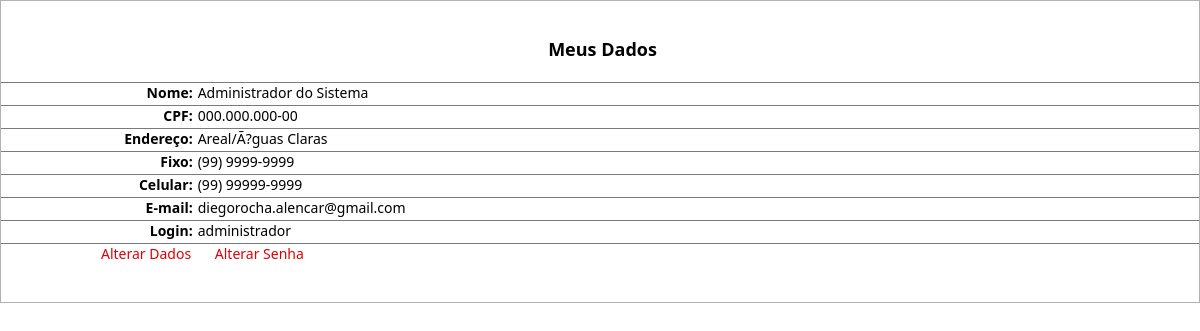
Before: /dados_usuario.php (signed in) with the older database file.
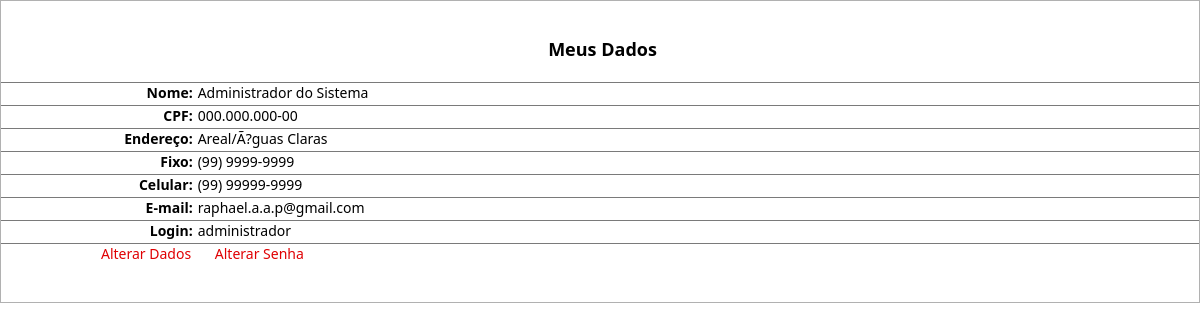
After: the same page with the newer database file.
### tables this page shows
CREATE TABLE `usuario` (
  `id_usuario` int(10) unsigned NOT NULL AUTO_INCREMENT,
  `nome_usuario` varchar(200) DEFAULT NULL,
  `cpf_usuario` varchar(14) DEFAULT NULL,
  `end_usuario` varchar(500) DEFAULT NULL,
  `fixo_usuario` varchar(14) DEFAULT NULL,
  `cel_usuario` varchar(15) DEFAULT NULL,
  `email_usuario` varchar(100) DEFAULT NULL,
  `tipo_usuario` varchar(13) NOT NULL,
  `login_usuario` varchar(100) DEFAULT NULL,
  `senha_usuario` varchar(10) DEFAULT NULL,
  PRIMARY KEY (`id_usuario`)
);

### processos/database.php (called while the page is built, shortened)
<?php
function DBRead ($table, $params = null, $fields = '*') {
	$params = ($params) ? " {$params}" : null;
		$query = "SELECT {$fields} FROM {$table}{$params}";
		$result = DBExecute($query);
		if (!mysqli_num_rows($result))
			return false;
		else {
			while ($res = mysqli_fetch_assoc($result)) {
				$data[] = $res;
			}
			return $data;
		}
}
function DBExecute($query){
	$link = DBConnect();
	$result = @mysqli_query($link, $query) or die (mysqli_error($link));
	return $result;
}
?>

### dados_usuario.php (the view, shortened to what this page needs)
<!doctype html>
<html>
<head>
<link href="css/style.css" rel="stylesheet" type="text/css">
<link rel="stylesheet" href="css/menu.css">
</head>
<body>
<?php
require 'processos/database.php';
$id = $_SESSION ["id_user"];
  $dados= DBRead ('usuario', "WHERE id_usuario = '$id'", 'nome_usuario, cpf_usuario, end_usuario, fixo_usuario, cel_usuario, email_usuario, login_usuario');
    foreach ($dados as $dd){
?>
<form action="#" method="post" onsubmit="return valida_form(this)">
<table border="0" cellpadding="0" cellspacing="0" class="table">
  <tbody>
    <tr>
      <td height="42" colspan="2" align="center" valign="top"><span class="titulo">Meus Dados</span></td>
    </tr>
    <tr>
      <td width="16%" align="right" style="border-bottom: 1px solid #7A7A7A; border-top: 1px solid #7A7A7A;"><b>Nome:</b></td>
      <td width="84%" style="border-bottom: 1px solid #7A7A7A; border-top: 1px solid #7A7A7A;"><?php echo $dd['nome_usuario']; ?></td>
    </tr>
    <tr>
      <td align="right" style="border-bottom: 1px solid #7A7A7A;"><b>CPF:</b></td>
      <td style="border-bottom: 1px solid #7A7A7A;"><?php echo $dd['cpf_usuario']; ?></td>
    </tr>
    <tr>
      <td align="right" style="border-bottom: 1px solid #7A7A7A;"><b>Endereço:</b></td>
      <td style="border-bottom: 1px solid #7A7A7A;"><?php echo $dd['end_usuario']; ?></td>
    </tr>
    <tr>
      <td align="right" style="border-bottom: 1px solid #7A7A7A;"><b>Fixo:</b></td>
      <td style="border-bottom: 1px solid #7A7A7A;"><?php echo $dd['fixo_usuario']; ?></td>
    </tr>
    <tr>
      <td align="right" style="border-bottom: 1px solid #7A7A7A;"><b>Celular:</b></td>
      <td style="border-bottom: 1px solid #7A7A7A;"><?php echo $dd['cel_usuario']; ?></td>
    </tr>
    <tr>
      <td align="right" style="border-bottom: 1px solid #7A7A7A;"><b>E-mail:</b></td>
      <td style="border-bottom: 1px solid #7A7A7A;"><?php echo $dd['email_usuario']; ?></td>
    </tr>
    <tr>
      <td align="right" style="border-bottom: 1px solid #7A7A7A;"><b>Login:</b></td>
      <td style="border-bottom: 1px solid #7A7A7A;"><?php echo $dd['login_usuario']; ?></td>
    </tr>
    <tr>
      <td colspan="2" style="padding-left: 100px;" class="senhas"> <a href="alterar_dados_usuario.php?id=<?php echo $id;?>">Alterar Dados</a> <a href="alterar_senha_usuario.php?id=<?php echo $id;?>">Alterar Senha</a></td>
    </tr>
  </tbody>
</table>
</form>
<?php
  }
?>
</body>
</html>

Changed rows visible on the page:
changed usuario "Administrador do Sistema": email_usuario "diegorocha.alencar@gmail.com" → "raphael.a.a.p@gmail.com"
